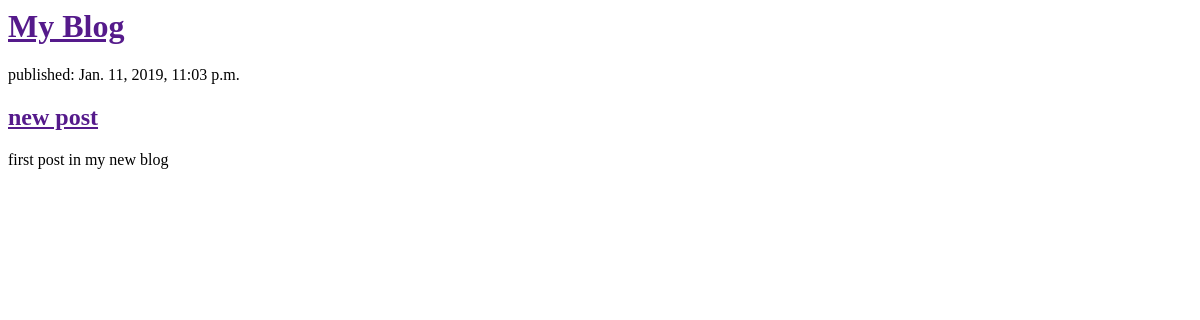
Before: / with the older database file.
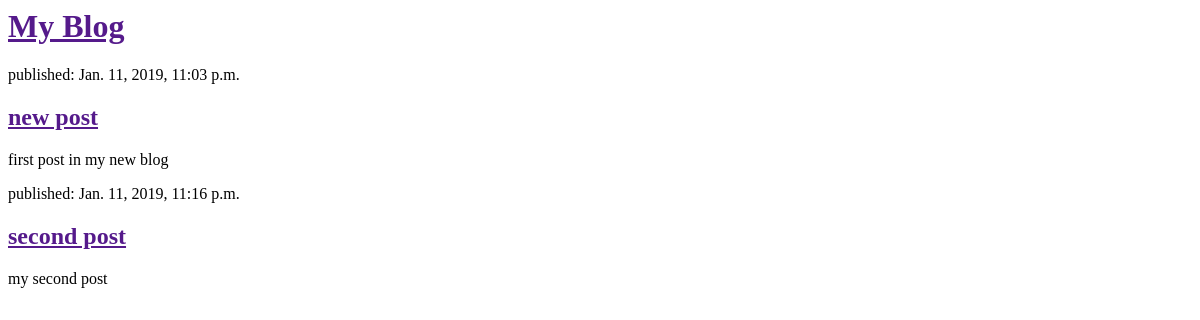
After: the same page with the newer database file.
### blogapp/models.py (models this page shows, shortened)
class Post(models.Model):
    author = models.ForeignKey('auth.User', on_delete=models.CASCADE)
    title = models.CharField(max_length=250)
    text = models.TextField()
    created_date = models.DateTimeField(default=timezone.now)
    published_date = models.DateTimeField(blank=True,null=True)

### blogapp/views.py (the view)
# urls.py: path('',views.post_list , name='post_list')
def post_list(request):
    posts = Post.objects.filter(published_date__lte=timezone.now()).order_by('published_date')
    return render(request, 'blog/post_list.html' , {'posts':posts})

### templates/blog/post_list.html (shortened to what this page needs)
<html>
  <head>
  </head>
  <body>
    <div>
      <h1><a href="">My Blog</a></h1>
    </div>
    {%  for post in posts %}
    <div>
      <p>published: {{ post.published_date }}</p>
      <h2><a href="">{{ post.title }}</a></h2>
      <p>{{ post.text|linebreaksbr }}</p>
    </div>
    {% endfor %}
  </body>
</html>

Changed rows visible on the page:
added Post: published_date "Jan. 11, 2019, 11:16 p.m.", title "second post", text "my second post"
